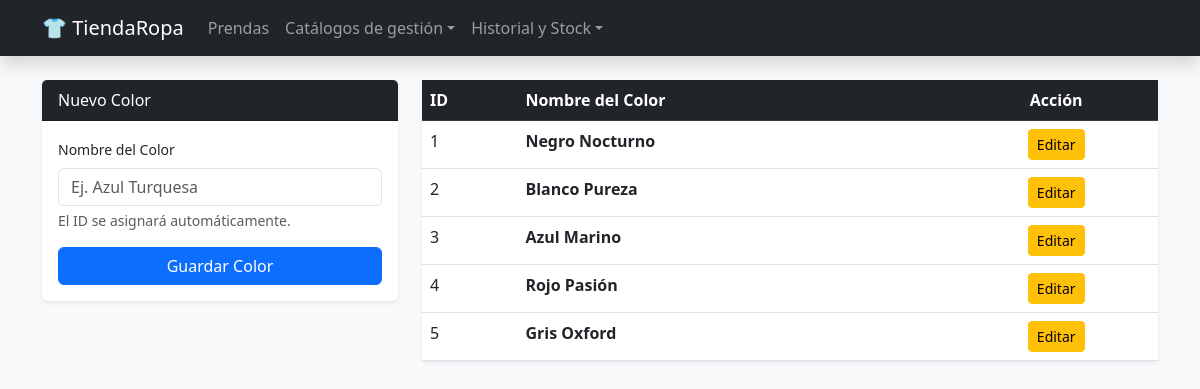
Screenshot of /tienda_ropa/colores.php with the database file from the repository.
### tables this page shows
CREATE TABLE `color` (
  `id_color` int(11) NOT NULL,
  `nombre` varchar(30) NOT NULL
);

### tienda_ropa/colores.php (the view, shortened to what this page needs)
<?php
include 'db.php';
?>
<!DOCTYPE html>
<html lang="es">
<head>
    <link href="https://cdn.jsdelivr.net/npm/bootstrap@5.3.0/dist/css/bootstrap.min.css" rel="stylesheet">
</head>
<body class="bg-light">
    <?php include 'header.php'; ?>
    <div class="container">
        <div class="row">
            <div class="col-md-4">
                <div class="card shadow-sm border-0">
                    <div class="card-header bg-dark text-white">Nuevo Color</div>
                    <form class="card-body" method="POST">
                        <div class="mb-3">
                            <label class="form-label small">Nombre del Color</label>
                            <input type="text" name="nombre" class="form-control" placeholder="Ej. Azul Turquesa" required>
                            <div class="form-text text-muted">El ID se asignará automáticamente.</div>
                        </div>
                        <button name="add" class="btn btn-primary w-100">Guardar Color</button>
                    </form>
                </div>
            </div>
            <div class="col-md-8">
                <div class="card shadow-sm border-0">
                    <table class="table table-hover mb-0">
                        <thead class="table-dark">
                            <tr>
                                <th>ID</th>
                                <th>Nombre del Color</th>
                                <th class="text-center">Acción</th>
                            </tr>
                        </thead>
                        <tbody>
                            <?php
                            $res = $conn->query("SELECT * FROM color ORDER BY id_color ASC");
                            while($row = $res->fetch()){
                                echo "<tr>
                                        <td>{$row['id_color']}</td>
                                        <td><strong>{$row['nombre']}</strong></td>
                                        <td class='text-center'>
                                            <button class='btn btn-sm btn-warning'
                                                onclick='abrirEditar({$row['id_color']}, \"{$row['nombre']}\")'>
                                                Editar
                                            </button>
                                        </td>
                                      </tr>";
                            }
                            ?>
                        </tbody>
                    </table>
                </div>
            </div>
        </div>
    </div>
</body>
</html>

### rows the page displays
color: id_color "1", nombre "Negro Nocturno"
color: id_color "2", nombre "Blanco Pureza"
color: id_color "3", nombre "Azul Marino"
color: id_color "4", nombre "Rojo Pasión"
color: id_color "5", nombre "Gris Oxford"
